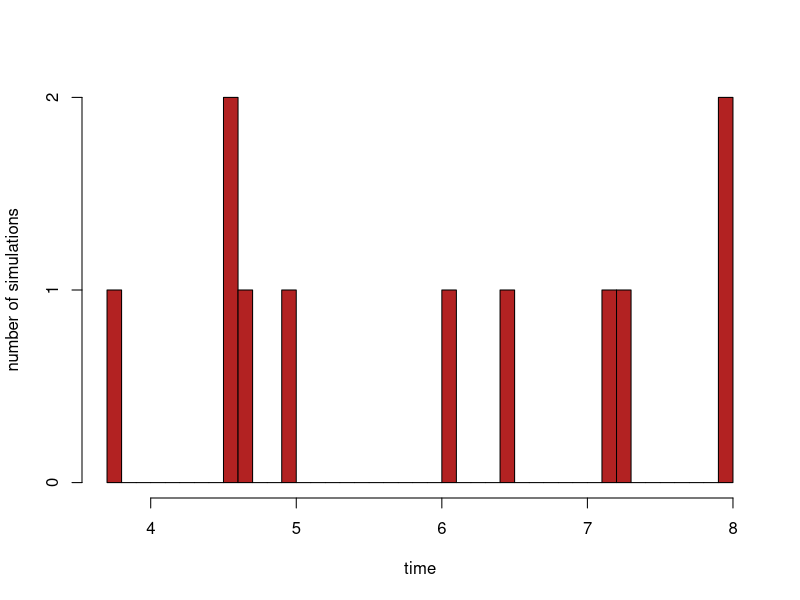

This figure's R source:
#Euler Model
allele_freq<-function(k, Ne, tempo_sim, deltat){
  N<-round(tempo_sim/deltat)
  z<-matrix(NA, nrow=round(N)+1, ncol = k) 
  z[1,]<-rep(1/k,k)           #E(z(0))=1/k=z(0)
  ztilde<-z[, 1:(k-1)]        #z restriction
  #Ã generated as a time-dep hypermatrix,
  Atilde <- array(NA, dim = c(N, k-1, k-1))
  for (t in 1:N) {
    for (i in 1:(k-1)) {
      for (j in 1:(k-1)) {
        delta_ij <- ifelse(i == j, 1, 0)
        Atilde[t, i, j] <- (1 / (2 * Ne)) * ztilde[t, i] * (delta_ij - ztilde[t, j])
      }
    }
    #Writing the Euler model of the sde
    autov<-eigen(Atilde[t, , ], symmetric = TRUE)
    V_sqrt<-sqrt(pmax(autov$values, 0))  #Decomposizione spettrale invece di cholesky
    Q<-autov$vectors                     #ancora dubbi su valori negativi, come chol()
    
    L <- Q %*% diag(V_sqrt, nrow = k-1)
    
    dW <- rnorm(k - 1, mean = 0, sd = sqrt(deltat))
    ztilde[t+1, ] <- ztilde[t, ] + L %*% dW
    #if(sum(ztilde[t+1,])>1){break}
  }
  z[,1:(k-1)]<-ztilde
  for (h in 1:(N+1)) {
    z[h,k]<-1-sum(ztilde[h,])
  }
  
  return(ts(z, start = 0, deltat = deltat))
}

estinzioni<-function(num_sim=1000, k, Ne, tempo_sim, deltat){
  ext_times<-matrix(NA, nrow = num_sim, ncol = k) #Here we collect the extinction times
  
  for (s in 1:num_sim) {
    s_sim<-as.matrix(allele_freq(k, Ne, tempo_sim, deltat))
    #Looking for the first times in which the variants touch zero (here: < 10^-9)
    for (v in 1:K) {
      x <- which(as.matrix(s_sim)[, v] < 1e-9)[1] #x = first index | variants under threshold
      if (!is.na(x)) {
        ext_times[s, v] <- x * deltat 
      }
    }
  }
  colnames(ext_times) <- paste("Variant #", 1:k)
  return(ext_times)
}


set.seed(111)
deltat <- 0.01
K <- 4
NE<-10
tsim<-10
NSIM<-10
#evoluzione <- allele_freq(k=K, Ne=NE, tempo_sim=tsim, deltat=deltat)
#colnames(evoluzione)<-paste("Variant #", 1:K)
extinctions<-estinzioni(num_sim = NSIM,k=K, Ne=NE, tempo_sim=tsim, deltat=deltat)

#Plot
hist(extinctions,
     breaks = 40, col = "firebrick",
     main = "",
     xlab = "time", ylab = "number of simulations")
par(mfrow=c(2,2))
